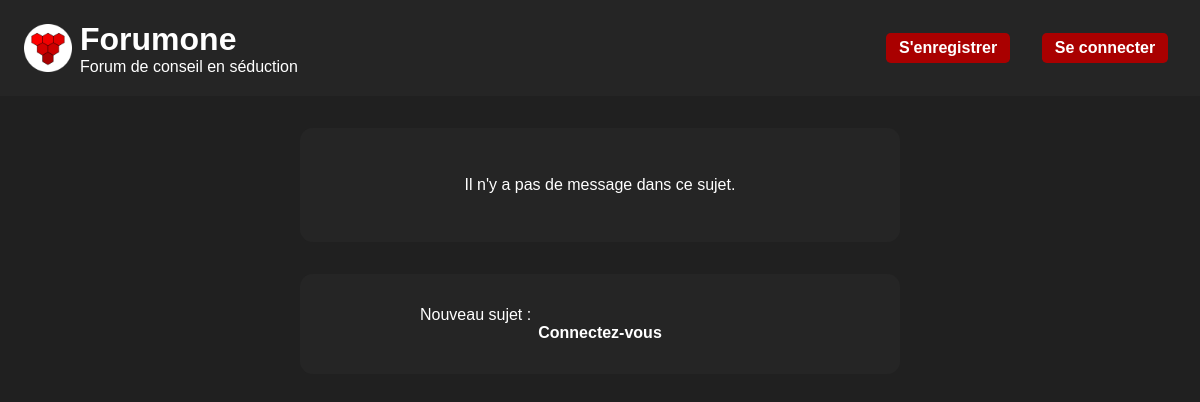
Before: / with the older database file.
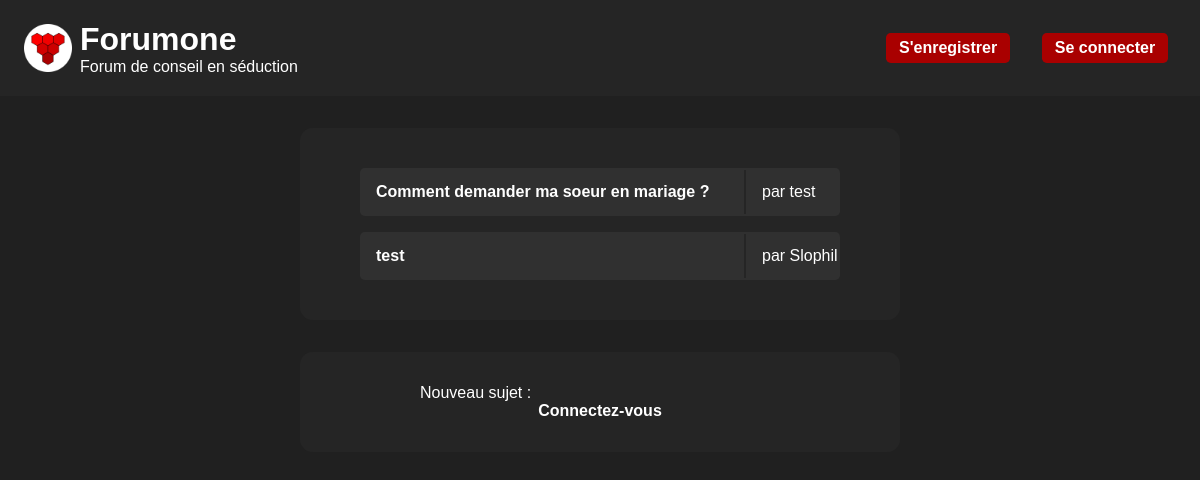
After: the same page with the newer database file.
### tables this page shows
CREATE TABLE `sujets` (
                          `id` int(11) NOT NULL,
                          `idauteur` int(11) NOT NULL,
                          `titre` varchar(128) NOT NULL,
                          `date` date NOT NULL
);

CREATE TABLE `clients` (
                           `id` int(11) NOT NULL,
                           `pseudo` varchar(24) NOT NULL,
                           `password` text NOT NULL,
                           `date` date NOT NULL,
                           `permission` text NOT NULL
);

### app/database.php (called while the page is built, shortened)
<?php
function sql_connect() {
    $dbname = 'forum_no_mb_nl';
    $identifiant = 'root';
    $motdepasse = 'Yejequ@4';
    $port = 3306;
    try {
        $sch='mysql:host=localhost;dbname='.$dbname.';port='.$port;
        $bdd = new PDO($sch , $identifiant, $motdepasse);
    }
    catch(Exception $e) {
        die('Erreur : '.$e->getMessage());
    }
    return $bdd;
}
function getName($id) {
    $database = sql_connect();
    $sql = "SELECT pseudo FROM `clients` WHERE id=:id;";
    $statement = $database->prepare($sql);
    $statement->bindValue(':id', $id, PDO::PARAM_INT);
    $statement->execute();
    return $statement->fetchAll()[0]["pseudo"];
}
function getSubjects($limit) {
    $database = sql_connect();
    $sql = "SELECT * FROM `sujets` ORDER BY date DESC LIMIT :limit;";
    $statement = $database->prepare($sql);
    $statement->bindValue(':limit', $limit, PDO::PARAM_INT);
    $statement->execute();
    return $statement->fetchAll();
}
?>

### index.php (the view, shortened to what this page needs)
<!DOCTYPE html>
<?php
include_once "app/database.php";
$rights = false;
$connected = false;
$load = 20;
?>
<html lang="fr">
<head>
    <link rel="stylesheet" href="css/style.css">
</head>
<body>
    <header id="header">
        <div id="header__head">
            <img src="img/forumone.png" alt="icon" id="header__head__image">
            <div id="header__head__title">
                <h1 id="header__head__title__title">Forumone</h1>
                <p id="header__head__title__sub_title">Forum de conseil en séduction</p>
            </div>
        </div>
        <?php if ($connected) {?>
            <div id="header__user">
                <div id="header__user__name">
                    <?php echo htmlspecialchars(getName($_SESSION['login'])); ?>
                </div>
                <a href="?logout=1" id="header__user__name__log_out_link">
                    <img src="img/log-out.png" alt="log out image" id="header__user__name__log_out_link__image">
                </a>
                <?php if ($rights) { ?>
                <a href="admin.php" id="header__user__name__admin_link">
                    <img src="img/personal-security.png" alt="log out image" id="header__user__name__admin_link__image">
                </a>
                <?php } ?>
            </div>
        <?php } else { ?>
            <div id="header__links">
                <a href="register.php" id="header__links__register">S'enregistrer</a>
                <a href="login.php" id="header__links__login">Se connecter</a>
            </div>
        <?php } ?>
    </header>
    <section id="subjects">
        <?php foreach(getSubjects($load) as $values) { ?>
        <div id="subjects__list">
            <div id="subjects__list__element">
                <a href="subject.php?id=<?php echo $values["id"]; ?>" id="subjects__list__element__link">
                    <?php echo htmlspecialchars($values["titre"]); ?>
                </a>
                <p id="subjects__list__element__name">
                    par <?php echo htmlspecialchars(getName($values["idauteur"])); ?>
                </p>
            </div>
        </div>
        <?php }
        if (count(getSubjects($load)) >= $load) { ?>
        <form action="#" method="post" id="subjects__more_sub">
            <input type="hidden" name="load" value="<?php echo $load; ?>">
            <input type="submit" value="Voir plus">
        </form>
        <?php } else if(count(getSubjects($load)) == 0) { ?>
        <p id="messages__no_messages">
            Il n'y a pas de message dans ce sujet.
        </p>
        <?php } ?>
    </section>
    <div id="new_subject">
        <p id="new_subject__title">
            Nouveau sujet :
        </p>
        <div id="new_subject__formu">
            <?php
            if (isset($_SESSION['login'])) {
            ?>
            <form action="#" method="post" id="new_subject__formu__form">
                <input id="new_subject__formu__form__name" name="new_subject_name" type="textbox" placeholder="Entrez votre nouveau sujet">
                <input id="new_subject__formu__form__submit" type="submit" value="Créer">
            </form>
            <?php } else { ?>
            <a id="new_subject__formu__register_login" href="login.php">Connectez-vous</a>
            <?php } ?>
        </div>
    </div>
</body>
</html>

Changed rows visible on the page:
added sujets: titre "Comment demander ma soeur en mariage ?", idauteur.pseudo "test"
added sujets: titre "test", idauteur.pseudo "Slophil"
Other visible differences:
text no longer shown: "Il n'y a pas de message dans ce sujet."
